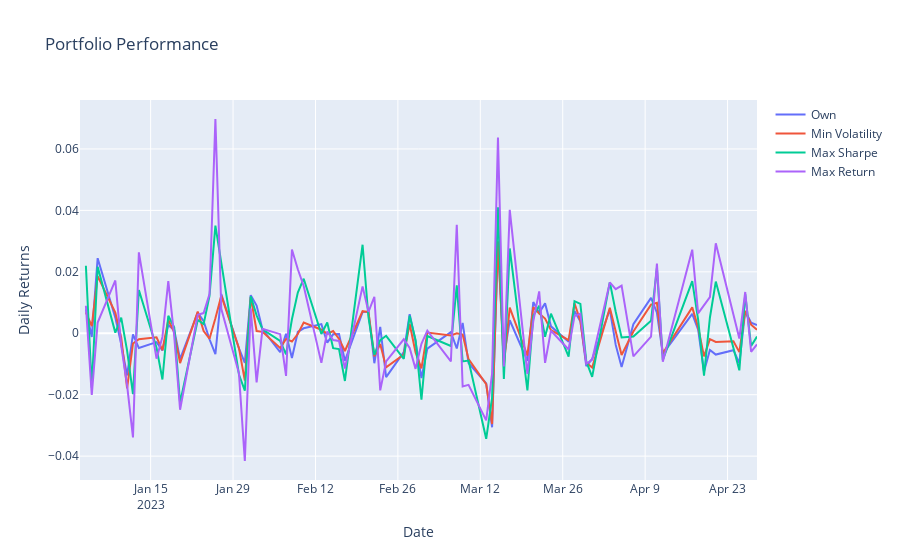

Write notebook code for a chart like this one.
### Code cell
# plot daily return
fig = go.Figure()
fig.add_trace(go.Scatter(x=df_port_pct.index, y=df_port_pct['Own'], name='Own'))
fig.add_trace(go.Scatter(x=df_port_pct.index, y=df_port_pct['Min Volatility'], name='Min Volatility'))
fig.add_trace(go.Scatter(x=df_port_pct.index, y=df_port_pct['Max Sharpe'], name='Max Sharpe'))
fig.add_trace(go.Scatter(x=df_port_pct.index, y=df_port_pct['Max Return'], name='Max Return'))
fig.update_layout(title='Portfolio Performance', yaxis_title='Daily Returns', xaxis_title='Date')
fig.show()
